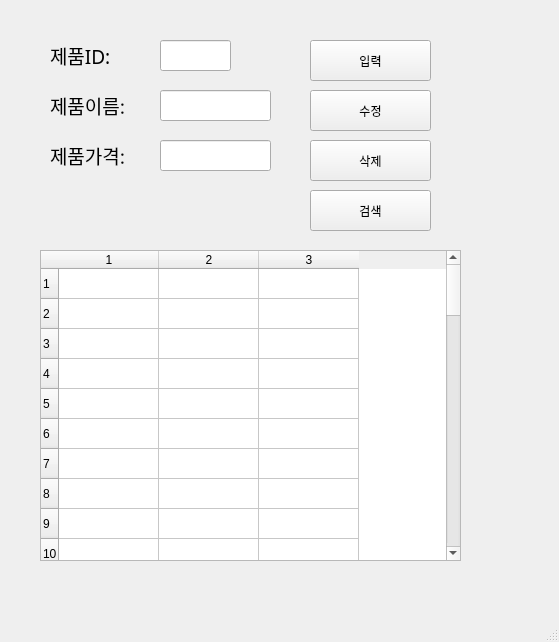
<?xml version="1.0" encoding="UTF-8"?>
<ui version="4.0">
 <class>MainWindow</class>
 <widget class="QMainWindow" name="MainWindow">
  <property name="geometry">
   <rect>
    <x>0</x>
    <y>0</y>
    <width>559</width>
    <height>642</height>
   </rect>
  </property>
  <property name="windowTitle">
   <string>MainWindow</string>
  </property>
  <widget class="QWidget" name="centralwidget">
   <widget class="QLabel" name="label">
    <property name="geometry">
     <rect>
      <x>50</x>
      <y>40</y>
      <width>91</width>
      <height>31</height>
     </rect>
    </property>
    <property name="font">
     <font>
      <family>맑은 고딕</family>
      <pointsize>14</pointsize>
     </font>
    </property>
    <property name="text">
     <string>제품ID:</string>
    </property>
   </widget>
   <widget class="QLabel" name="label_2">
    <property name="geometry">
     <rect>
      <x>50</x>
      <y>90</y>
      <width>101</width>
      <height>31</height>
     </rect>
    </property>
    <property name="font">
     <font>
      <family>맑은 고딕</family>
      <pointsize>14</pointsize>
     </font>
    </property>
    <property name="text">
     <string>제품이름:</string>
    </property>
   </widget>
   <widget class="QLabel" name="label_3">
    <property name="geometry">
     <rect>
      <x>50</x>
      <y>140</y>
      <width>101</width>
      <height>31</height>
     </rect>
    </property>
    <property name="font">
     <font>
      <family>맑은 고딕</family>
      <pointsize>14</pointsize>
     </font>
    </property>
    <property name="text">
     <string>제품가격:</string>
    </property>
   </widget>
   <widget class="QLineEdit" name="prodID">
    <property name="geometry">
     <rect>
      <x>160</x>
      <y>40</y>
      <width>71</width>
      <height>31</height>
     </rect>
    </property>
   </widget>
   <widget class="QLineEdit" name="prodName">
    <property name="geometry">
     <rect>
      <x>160</x>
      <y>90</y>
      <width>111</width>
      <height>31</height>
     </rect>
    </property>
   </widget>
   <widget class="QLineEdit" name="prodPrice">
    <property name="geometry">
     <rect>
      <x>160</x>
      <y>140</y>
      <width>111</width>
      <height>31</height>
     </rect>
    </property>
   </widget>
   <widget class="QPushButton" name="pushButton">
    <property name="geometry">
     <rect>
      <x>310</x>
      <y>40</y>
      <width>121</width>
      <height>41</height>
     </rect>
    </property>
    <property name="text">
     <string>입력</string>
    </property>
   </widget>
   <widget class="QPushButton" name="pushButton_2">
    <property name="geometry">
     <rect>
      <x>310</x>
      <y>90</y>
      <width>121</width>
      <height>41</height>
     </rect>
    </property>
    <property name="text">
     <string>수정</string>
    </property>
   </widget>
   <widget class="QPushButton" name="pushButton_3">
    <property name="geometry">
     <rect>
      <x>310</x>
      <y>140</y>
      <width>121</width>
      <height>41</height>
     </rect>
    </property>
    <property name="text">
     <string>삭제</string>
    </property>
   </widget>
   <widget class="QPushButton" name="pushButton_4">
    <property name="geometry">
     <rect>
      <x>310</x>
      <y>190</y>
      <width>121</width>
      <height>41</height>
     </rect>
    </property>
    <property name="text">
     <string>검색</string>
    </property>
   </widget>
   <widget class="QTableWidget" name="tableWidget">
    <property name="geometry">
     <rect>
      <x>40</x>
      <y>250</y>
      <width>421</width>
      <height>311</height>
     </rect>
    </property>
    <property name="rowCount">
     <number>50</number>
    </property>
    <property name="columnCount">
     <number>3</number>
    </property>
    <row/>
    <row/>
    <row/>
    <row/>
    <row/>
    <row/>
    <row/>
    <row/>
    <row/>
    <row/>
    <row/>
    <row/>
    <row/>
    <row/>
    <row/>
    <row/>
    <row/>
    <row/>
    <row/>
    <row/>
    <row/>
    <row/>
    <row/>
    <row/>
    <row/>
    <row/>
    <row/>
    <row/>
    <row/>
    <row/>
    <row/>
    <row/>
    <row/>
    <row/>
    <row/>
    <row/>
    <row/>
    <row/>
    <row/>
    <row/>
    <row/>
    <row/>
    <row/>
    <row/>
    <row/>
    <row/>
    <row/>
    <row/>
    <row/>
    <row/>
    <column/>
    <column/>
    <column/>
   </widget>
  </widget>
  <widget class="QMenuBar" name="menubar">
   <property name="geometry">
    <rect>
     <x>0</x>
     <y>0</y>
     <width>559</width>
     <height>33</height>
    </rect>
   </property>
  </widget>
  <widget class="QStatusBar" name="statusbar"/>
 </widget>
 <resources/>
 <connections>
  <connection>
   <sender>pushButton</sender>
   <signal>clicked()</signal>
   <receiver>MainWindow</receiver>
   <slot>addProduct()</slot>
   <hints>
    <hint type="sourcelabel">
     <x>372</x>
     <y>89</y>
    </hint>
    <hint type="destinationlabel">
     <x>457</x>
     <y>134</y>
    </hint>
   </hints>
  </connection>
  <connection>
   <sender>pushButton_2</sender>
   <signal>clicked()</signal>
   <receiver>MainWindow</receiver>
   <slot>updateProduct()</slot>
   <hints>
    <hint type="sourcelabel">
     <x>379</x>
     <y>144</y>
    </hint>
    <hint type="destinationlabel">
     <x>491</x>
     <y>185</y>
    </hint>
   </hints>
  </connection>
  <connection>
   <sender>pushButton_4</sender>
   <signal>clicked()</signal>
   <receiver>MainWindow</receiver>
   <slot>getProduct()</slot>
   <hints>
    <hint type="sourcelabel">
     <x>375</x>
     <y>246</y>
    </hint>
    <hint type="destinationlabel">
     <x>483</x>
     <y>274</y>
    </hint>
   </hints>
  </connection>
  <connection>
   <sender>pushButton_3</sender>
   <signal>clicked()</signal>
   <receiver>MainWindow</receiver>
   <slot>removeProduct()</slot>
   <hints>
    <hint type="sourcelabel">
     <x>413</x>
     <y>192</y>
    </hint>
    <hint type="destinationlabel">
     <x>480</x>
     <y>229</y>
    </hint>
   </hints>
  </connection>
 </connections>
 <slots>
  <slot>addProduct()</slot>
  <slot>removeProduct()</slot>
  <slot>updateProduct()</slot>
  <slot>getProduct()</slot>
 </slots>
</ui>
